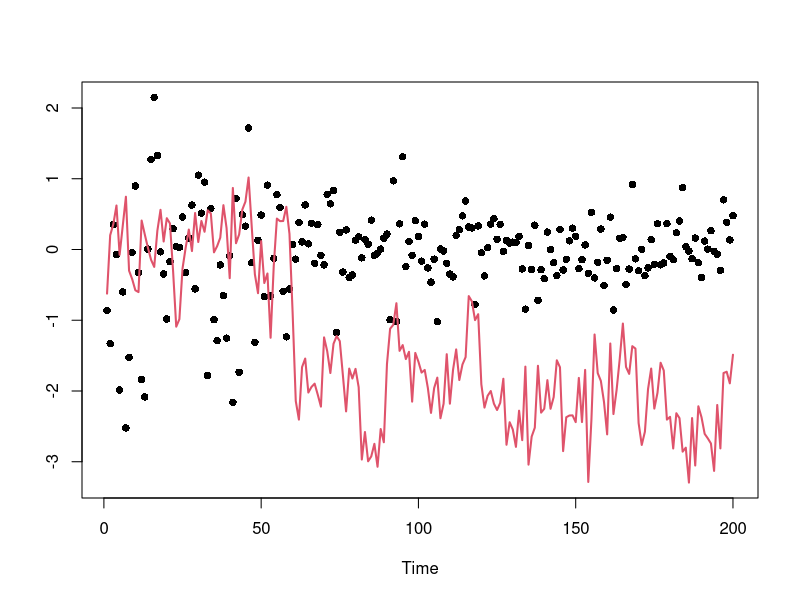
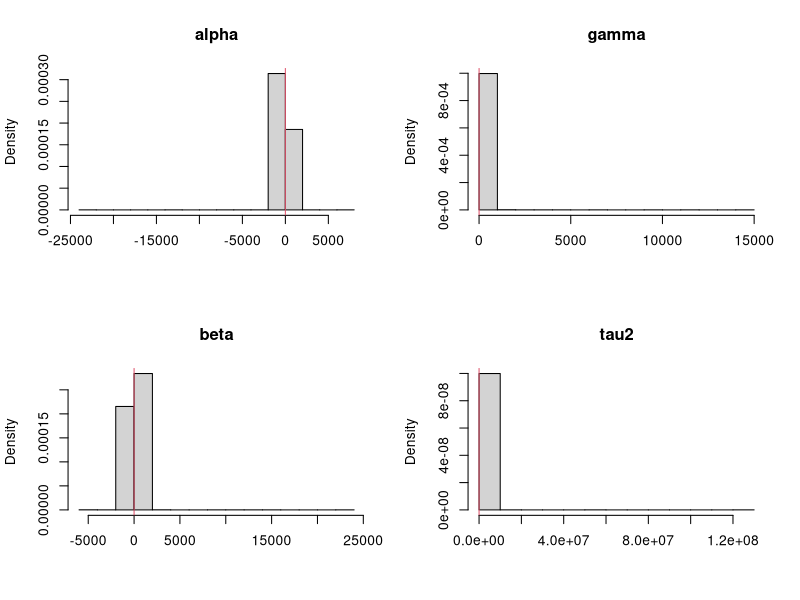
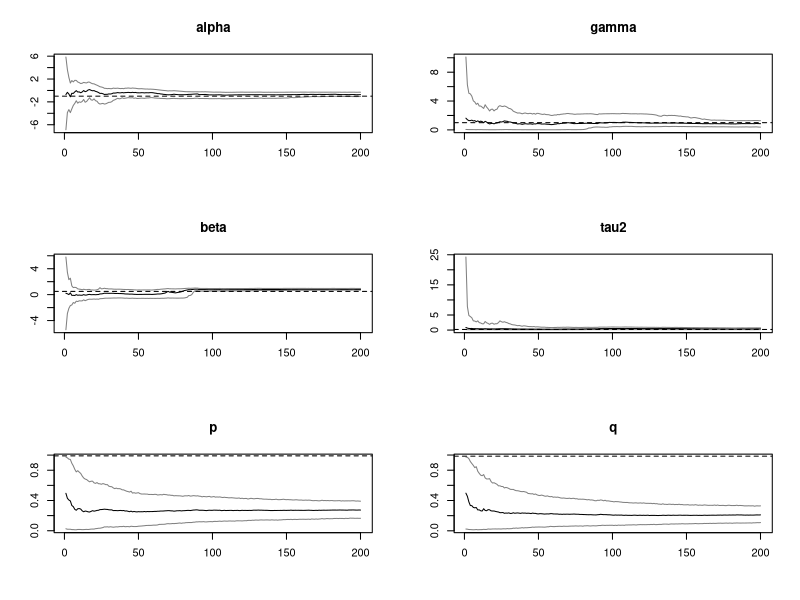
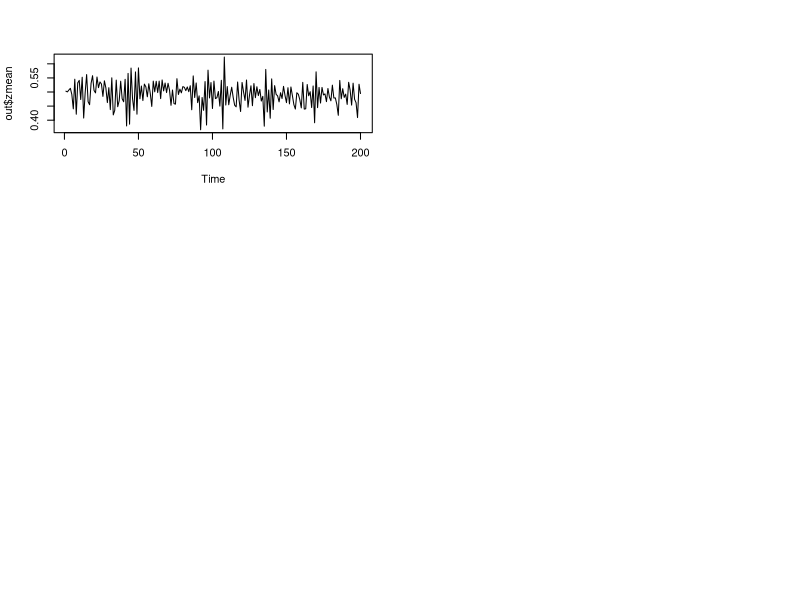
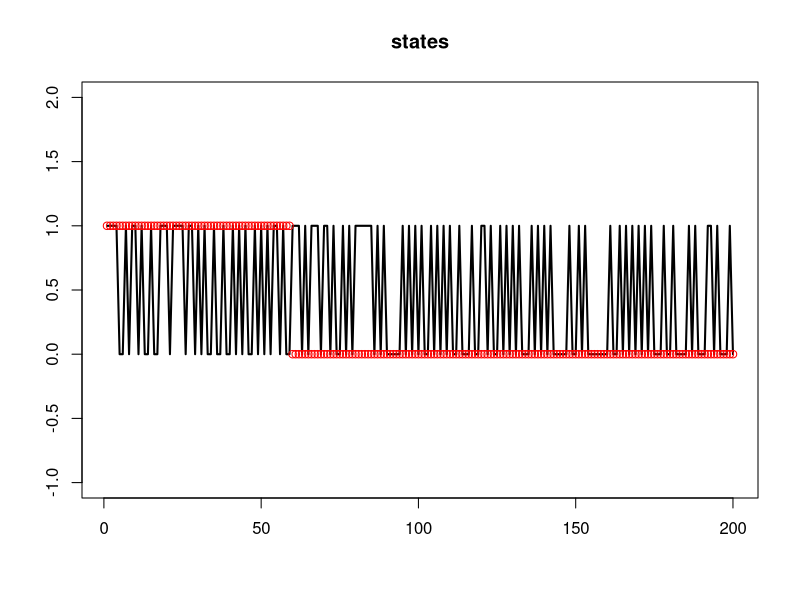

Write R code to recreate these figures, in order.
library(msm)
svm.pl = function(y,alphas,betas,tau2s,ps,qs,xs,zs){#,b0,B0,c0,d0){
  n      = length(y)
  
  N      = length(xs)
  nmix   = 7  
  mu     = matrix(c(-11.40039,-5.24321,-9.83726,1.50746,-0.65098,0.52478,-2.35859),
                  N,nmix,byrow=TRUE)
  sig2   = matrix(c(5.795960,2.613690,5.179500,0.167350,0.640090,0.340230,1.262610),
                  N,nmix,byrow=TRUE)
  q      = matrix(c(0.007300,0.105560,0.000020,0.043950,0.340010,0.245660,0.257500),
                  N,nmix,byrow=TRUE) 
  
  quants = array(0,c(n,8,3))
  z      = log(y^2)
  #   z = y
  s      = matrix(0,N,15)
  zmean=rep(0,n)
  
  s[,1] = 1/B0[1]
  s[,2] = 0
  s[,3] = 0
  s[,4] = 1/B0[2]
  s[,5] = 0
  s[,6] = 1/B0[2]
  s[,7] = s[,1]*b0[1]+s[,2]*b0[2]+s[,3]*b0[3]
  s[,8] = s[,2]*b0[1]+s[,4]*b0[2]+s[,5]*b0[3]
  s[,9] = s[,3]*b0[1]+s[,5]*b0[2]+s[,6]*b0[3]
  s[,10] = c0
  s[,11] = d0
  s[,12] = 0
  s[,13] = 0
  s[,14] = 0
  s[,15] = 0
  blk.A = s[,4]*s[,6] - s[,5]^2
  blk.B = -(s[,2]*s[,6]-s[,3]*s[,5])
  blk.C = s[,2]*s[,5]-s[,3]*s[,5]
  #   blk.D = blk.B
  blk.E = s[,1]*s[,6]-s[,3]^2
  blk.F = -(s[,3]*s[,5]-s[,2]*s[,3])
  #   blk.G = blk.C
  #   blk.H = blk.F
  blk.I  = s[,1]*s[,4]-s[,2]^2
  
  m    = s[,1]*blk.A + s[,2] * blk.B + s[,3] * blk.C
  b1   = (s[,7]*blk.A + s[,8] * blk.B + s[,9] * blk.C)/m
  b2   = (s[,7]*blk.B + s[,8] * blk.E + s[,9] * blk.F)/m
  b3   = (s[,7]*blk.C + s[,8] * blk.F + s[,9] * blk.I)/m
  zs1 = zs
  for (t in 1:n){
    
    zo = zs1
    
#     print(zo)
    zero.index = zo == 0
    one.index = zo == 1
    ll = sum(zero.index)
#     print(zero.index)
#     print(1-ps[zero.index])
#     print(qs[one.index])
    zs[zero.index]     = rbinom(ll,1,1-ps[zero.index])
    zs[one.index]      = rbinom(N-ll,1,qs[one.index])
#     print(zs)
    #print(t)
#     mus1    = matrix(alphas+gammas+betas*xs,N,nmix)
#     mus    = matrix(alphas+betas*xs,N,nmix)
    mus = matrix(alphas+gammas*zs+betas*xs,N,nmix)
#     print(mus)
    #     print(mus[1,])
    #     scan(n=1)
        probs  = q*dnorm(z[t],mus+mu,sqrt(sig2+tau2s))
#     switch1 = qs*zs + (1-zs)*(1-ps)
#     switch0 = 1-switch1 #(1-zs)*ps + zs*(1-qs)
#     left = q*(dnorm(z[t],mus1+mu,sqrt(sig2+tau2s)))
#     right = q*(dnorm(z[t],mus+mu,sqrt(sig2+tau2s)))
#     probs = left*switch1+right*switch0
#     lefts = apply(left,1,sum)
#     rights = apply(right,1,sum)
#     weight = lefts*switch1+rights*switch0
        weight = apply(probs,1,sum)
    
    #     scan(n=1)
    k      = sample(1:N,size=N,replace=TRUE,prob=weight)
    #     print(probs[1,])
    #     scan(n=1)
    
    xs1    = xs[k]
    zs1    = zs[k]
#     print(zs1)
    probs  = probs[k,]
    mus    = mus[k,]
#     mus1   = mus1[k,]
    alphas = alphas[k]
    gammas = gammas[k]
    betas  = betas[k]
    tau2s  = tau2s[k]
    ps = ps[k]
    qs = qs[k]
    so     = s[k,]
    b1o  = b1[k]
    b2o  = b2[k]    
    b3o  = b3[k]
    
    

    
    
#     switch1 = qs*zs1 + (1-zs1)*(1-ps)
#     switch0 = 1-switch1 #(1-zs1)*ps + zs1*(1-qs)
    
    #     zs = zz[t+1,]
#     pp = lefts[k]*switch1/weight[k]
#     qq = rights[k]*switch0/weight[k]
    
    
    #     print(sum(pp<1))
    #     print(sum(qq<1))
    

    
    #     scan(n=1)
    #     print(zs)
    tau2ss = matrix(tau2s,N,nmix)
    vars   = 1/(1/sig2+1/tau2ss)
    sds    = sqrt(vars)
#     mus.temp = matrix(alphas+gammas*zs+betas*xs1,N,nmix)
    means  = vars*((z[t]-mu)/sig2 + mus/tau2ss)
    for (i in 1:N){
      comp  = sample(1:nmix,size=1,prob=probs[i,])
      xs[i] = rnorm(1,means[i,comp],sds[i,comp])
    }
    
    
    
    s[,1]  = so[,1] + 1
    s[,2]  = so[,2] + zs1
    s[,3]  = so[,3] + xs1
    s[,4]  = so[,4] + zs1^2
    s[,5]  = so[,5] + zs1*xs1
    s[,6]  = so[,6] + xs1^2
    s[,7]  = so[,7] + xs
    s[,8]  = so[,8] + xs*zs1
    s[,9]  = so[,9] + xs*xs1
    s[,10]  = so[,10] + 1
    
    zero.index = zo == 0
    one.index = zo == 1
    
    s[zero.index,12] = so[zero.index,12]+zo[zero.index]-zs1[zero.index]+1
    s[zero.index,13] = so[zero.index,13]+zs1[zero.index]
    s[one.index,14] = so[one.index,14]+zo[one.index]-zs1[one.index]
    s[one.index,15] = so[one.index,15]+zs1[one.index]-zo[one.index]+1
#     print(s[,12:15])
    blk.A = s[,4]*s[,6] - s[,5]^2
    blk.B = -(s[,2]*s[,6]-s[,3]*s[,5])
    blk.C = s[,2]*s[,5]-s[,3]*s[,4]
    #   blk.D = blk.B
    blk.E = s[,1]*s[,6]-s[,3]^2
    blk.F = -(s[,1]*s[,5]-s[,2]*s[,3])
    #   blk.G = blk.C
    #   blk.H = blk.F
    blk.I  = s[,1]*s[,4]-s[,2]^2
    
    
    # determinant of Binv matrix
    m    = s[,1]*blk.A + s[,2] * blk.B + s[,3] * blk.C
    
    # b_{t} =  inv(Binv_{t}) x (Binv_{t-1} * b_{t-1})     
    b1   = (s[,7]*blk.A + s[,8] * blk.B + s[,9] * blk.C)/m
    b2   = (s[,7]*blk.B + s[,8] * blk.E + s[,9] * blk.F)/m
    b3   = (s[,7]*blk.C + s[,8] * blk.F + s[,9] * blk.I)/m
    
    s[,11]  = so[,11] + (xs-b1-b2*zs1-b3*xs1)*xs + (b1o-b1)*so[,7]+(b2o-b2)*so[,8]+(b3o-b3)*so[,9]
    
    tau2s  = 1/rgamma(N,s[,10]/2,s[,11]/2)
    std    = sqrt(tau2s/m)
    
    norm   = cbind(rnorm(N,0,std),rnorm(N,0,std),rnorm(N,0,std))
    
    # cholesky decomposition of B, thus inv(Binv)    
    L11 = sqrt(blk.A)
    L21 = blk.B/L11
    L31 = blk.C/L11
    
    L22 = sqrt(blk.E - L21^2)
    L32 = (blk.F-L31*L21)/L22
    
    L33 = sqrt(blk.I - L31^2 - L32^2)
    
    alphas = b1 + L11*norm[,1]
    gammas = b2 + L21*norm[,1]+L22*norm[,2]
    #     gamma.mean = b2[b2>0]
    
    #     gammas = rtnorm(N,mean=b2,lower=0)
    betas  = b3 + L31*norm[,1] + L32 * norm[,2] + L33 * norm[,3]
    
    gamma.mean = b2 - 1/s[,4]*(s[,2]*(alphas-b1)+s[,5]*(betas-b3))
    gammas = rtnorm(N,gamma.mean,sd = sqrt(tau2s/s[,4]),lower=0)
    
    ps = rbeta(N,s[,12]+1,s[,13]+1)
    qs = rbeta(N,s[,15]+1,s[,14]+1)
#     print(ps)
#     print(qs)
#     scan(n=1)
    # Storing quantiles
    quants[t,1,] = quantile(alphas,c(0.025,0.5,0.975))
    quants[t,2,] = quantile(gammas,c(0.025,0.5,0.975))
    quants[t,3,] = quantile(betas,c(0.025,0.5,0.975))  
    quants[t,4,] = quantile(tau2s,c(0.025,0.5,0.975))  
    quants[t,5,] = quantile(ps,c(0.025,0.5,0.975))  
    quants[t,6,] = quantile(qs,c(0.025,0.5,0.975))  
    quants[t,7,] = quantile(zs,c(0.025,0.5,0.975))
    quants[t,8,] = quantile(exp(xs/2),c(0.025,0.5,0.975))
    zmean[t] =  mean(zs)
  }
  return(list(quants=quants,zmean=zmean))
}
PL = function(y,alphas,betas,tau2s,ps,qs,xs,zs){
  n      = length(y)
  N      = length(xs)
  quants = array(0,c(n,7,3))
  
  
  
  #   zz = matrix(zs,n,N)
  s  = matrix(0,N,15)
  # matrix Binv looks like
  # | s1   s2    s3 |
  # | s2   s4    s5 |
  # | s3   s5    s6 |
  
  s[,1] = 1/B0[1]
  s[,2] = 0
  s[,3] = 0
  s[,4] = 1/B0[2]
  s[,5] = 0
  s[,6] = 1/B0[2]
  s[,7] = s[,1]*b0[1]+s[,2]*b0[2]+s[,3]*b0[3]
  s[,8] = s[,2]*b0[1]+s[,4]*b0[2]+s[,5]*b0[3]
  s[,9] = s[,3]*b0[1]+s[,5]*b0[2]+s[,6]*b0[3]
  s[,10] = c0
  s[,11] = d0
  s[,12] = 1
  s[,13] = 1
  s[,14] = 1
  s[,15] = 1
  
  blk.A = s[,4]*s[,6] - s[,5]^2
  blk.B = -(s[,2]*s[,6]-s[,3]*s[,5])
  blk.C = s[,2]*s[,5]-s[,3]*s[,5]
  #   blk.D = blk.B
  blk.E = s[,1]*s[,6]-s[,3]^2
  blk.F = -(s[,3]*s[,5]-s[,2]*s[,3])
  #   blk.G = blk.C
  #   blk.H = blk.F
  blk.I  = s[,1]*s[,4]-s[,2]^2
  
  m    = s[,1]*blk.A + s[,2] * blk.B + s[,3] * blk.C
  b1   = (s[,7]*blk.A + s[,8] * blk.B + s[,9] * blk.C)/m
  b2   = (s[,7]*blk.B + s[,8] * blk.E + s[,9] * blk.F)/m
  b3   = (s[,7]*blk.C + s[,8] * blk.F + s[,9] * blk.I)/m
  
  
  for (t in 1:n){
    #     zs = zz[t,]
    # Resampling
    mus    = alphas+gammas+betas*xs
    stdevs = exp(mus/2)
    stdevs1 = exp((alphas+betas*xs)/2)
    weight = dnorm(y[t],0,stdevs)*(qs+(1-zs)*(1-ps)) + dnorm(y[t],0,stdevs1)*((1-zs)*ps+zs*(1-qs))
    #     weight = dnorm(y[t],0,stdevs)
    k      = sample(1:N,size=N,replace=T,prob=weight)
    alphas = alphas[k]
    betas  = betas[k]
    tau2s  = tau2s[k]
    gammas = gammas[k]
    ps = ps[k]
    qs = qs[k]
    
    mus    = mus[k]
    xs1    = xs[k]
    zs1    = zs[k]
    sig2s = exp(xs1)
    # Propagating
    vars   = 1/(1/sig2s+1/tau2s)
    sds    = sqrt(vars)
    means  =  vars*(mus/tau2s +y[t]/sig2s)
    zero.index = zs1 == 0
    one.index = zs1 == 1
    ll = sum(zero.index)
    #     zs = zz[t+1,]
    zs[zero.index]     = rbinom(ll,1,1-ps[zero.index])
    zs[one.index]      = rbinom(N-ll,1,qs[one.index])
    #     mus    = alphas+gammas*zs+betas*xs1
    xs     = rnorm(N,means,sds)
    xs = alphas+betas*xs + gammas*zs + rnorm(N,0,sqrt(tau2s))
    
    #     print(zs)
    #     print(qs)
    #     print(ps)
    so     = s[k,]
    #     print(s[,12:15])
    #     print(so[,12:15])
    #     print(k)
    #     scan(n=1)
    b1o  = b1[k]
    b2o  = b2[k] 
    b3o  = b3[k]
    # Updating sufficient stats
    s[,1]  = so[,1] + 1
    s[,2]  = so[,2] + zs1
    s[,3]  = so[,3] + xs1
    s[,4]  = so[,4] + zs1^2
    s[,5]  = so[,5] + zs1*xs1
    s[,6]  = so[,6] + xs1^2
    s[,7]  = so[,7] + xs
    s[,8]  = so[,8] + xs*zs1
    s[,9]  = so[,9] + xs*xs1
    s[,10]  = so[,10] + 1
    
    s[zero.index,12] = so[zero.index,12]+zs1[zero.index]-zs[zero.index]+1
    s[zero.index,13] = so[zero.index,13]+zs[zero.index]
    s[one.index,14] = so[one.index,14]+zs1[one.index]-zs[one.index]
    s[one.index,15] = so[one.index,15]+zs[one.index]-zs1[one.index]+1
    #     
    #     print(s[,12:15])
    #     print(zs1)
    #     print(zs)
    #     print(zs1[zero.index]-zs[zero.index]+1)
    #     print(zs[zero.index])
    #     print(zs1[one.index]-zs[one.index])
    #     print(zs[one.index]-zs1[one.index]+1)
    #     scan(n=1)
    blk.A = s[,4]*s[,6] - s[,5]^2
    blk.B = -(s[,2]*s[,6]-s[,3]*s[,5])
    blk.C = s[,2]*s[,5]-s[,3]*s[,4]
    #   blk.D = blk.B
    blk.E = s[,1]*s[,6]-s[,3]^2
    blk.F = -(s[,1]*s[,5]-s[,2]*s[,3])
    #   blk.G = blk.C
    #   blk.H = blk.F
    blk.I  = s[,1]*s[,4]-s[,2]^2
    
    
    #     ti = scan(n=1)
    #     print(s[ti,])
    
    
    # determinant of Binv matrix
    m    = s[,1]*blk.A + s[,2] * blk.B + s[,3] * blk.C
    
    #     AA = matrix(c(s[ti,1],s[ti,2],s[ti,3],s[ti,2],s[ti,4],s[ti,5],s[ti,3],s[ti,5],s[ti,6]),3,3)
    #     
    #     print(solve(AA))
    #     print(AA)
    #     print(matrix(c(blk.A[ti],blk.B[ti],blk.C[ti], blk.B[ti],blk.E[ti], blk.F[ti], blk.C[ti], blk.F[ti], blk.I[ti]),3,3)/m[ti])
    #      print(c(blk.A[1]/m[1],blk.B[1]/m[1],blk.C[1]/m[1]))
    #      print(solve(AA))
    # b_{t} =  inv(Binv_{t}) x (Binv_{t-1} * b_{t-1})     
    b1   = (s[,7]*blk.A + s[,8] * blk.B + s[,9] * blk.C)/m
    b2   = (s[,7]*blk.B + s[,8] * blk.E + s[,9] * blk.F)/m
    b3   = (s[,7]*blk.C + s[,8] * blk.F + s[,9] * blk.I)/m
    #
    
    #     print('b2')
    #     print((s[,7]*blk.B)[ti])
    # print((blk.F)[ti])
    # print((s[,9])[ti])
    #     print(m[ti])
    #     print(b2[ti])
    #     F.new = rbind(1,zs1[ti],xs1[ti])
    #     C.old = diag(B0,3)
    #     Q = 1
    # #     print(zs1[ti])
    #     D1 = t(F.new) %*% C.old%*% F.new + Q 
    #       
    #       
    #       #       C0 = diag(B0,2)
    #       #       print( C0 %*%F.new[,j]  %*% solve(D1) %*% (xs[1]-t(F.new[,j])%*%b0))
    #       CF = C.old %*% F.new
    # #       
    #       D.new = t(F.new)  %*% CF +Q
    #       D.inv = solve(D.new)
    # #       print(D.inv)
    #     
    #       m.old = b0
    # #       print(D.new)
    # #       print(CF %*% D.inv %*% (xs[j]-t(F.new[,j]) %*% m.old[j,]))
    # #       m.old = m.old + CF %*% D.inv %*% (xs[1]-t(F.new) %*% m.old)
    # #     print(D.inv %*% (xs[3]-t(F.new) %*% m.old))
    #     
    #       C.old = C.old - CF %*% D.inv  %*% t(F.new) %*% C.old
    #       d0 = d0 + t(xs[ti]-t(F.new)%*% m.old)%*% D.inv %*% (xs[ti]-t(F.new) %*% m.old)
    #     m.old = m.old + CF %*% D.inv %*% (xs[ti]-t(F.new) %*% m.old)
    #     print(d0)
    #     print(C.old)
    #     print(chol(C.old))
    #     print(m.old)
    #     print(c(b1[ti],b2[ti],b3[ti]))
    #     print(F.new)
    #     print(m.old)
    #     print(c(b1o[3],b2o[3],b3o[3]))
    #     print(c(zs1[3],xs1[3]))
    #     print(((xs-b1-b2*zs1-b3*xs1)*xs+(b1o-b1)*so[,7]+(b2o-b2)*so[,8]+(b3o-b3)*so[,9])[3])
    #       print(m.old)
    #     print(c(b1[1],b2[1],b3[1]))
    #     scan(n=1)
    #     
    #print(xs)
    s[,11]  = so[,11] + (xs-b1-b2*zs1-b3*xs1)*xs + (b1o-b1)*so[,7]+(b2o-b2)*so[,8]+(b3o-b3)*so[,9]
    #     print(s[ti,11])
    tau2s  = 1/rgamma(N,s[,10]/2,s[,11]/2)
    std    = sqrt(tau2s/m)
    
    norm   = cbind(rnorm(N,0,std),rnorm(N,0,std),rnorm(N,0,std))
    
    # cholesky decomposition of B, thus inv(Binv)
    
    L11 = sqrt(blk.A)
    #     print(L11[ti])
    L21 = blk.B/L11
    #     print(L21[ti])
    L31 = blk.C/L11
    #     print(L31[ti])
    
    L22 = sqrt(blk.E - L21^2)
    #     print(L22[ti])
    L32 = (blk.F-L31*L21)/L22
    #     print(L32[ti])
    L33 = sqrt(blk.I - L31^2 - L32^2)
    #     print(L33[ti]))
    
    alphas = b1 + L11*norm[,1]
    gammas = b2 + L21*norm[,1]+L22*norm[,2]
    #     gamma.mean = b2[b2>0]
    
    #     gammas = rtnorm(N,mean=b2,lower=0)
    betas  = b3 + L31*norm[,1] + L32 * norm[,2] + L33 * norm[,3]
    
    #     gamma.mean = b2 - 1/s[,4]*(s[,2]*(alphas-b1)+s[,5]*(betas-b3))
    #     gammas = rtnorm(N,gamma.mean,sd = sqrt(tau2s/s[,4]),lower=0)
    
    ps = rbeta(N,s[,12]+1,s[,13]+1)
    qs = rbeta(N,s[,15]+1,s[,14]+1)
    # Storing quantiles
    quants[t,1,] = quantile(alphas,c(0.025,0.5,0.975))
    quants[t,2,] = quantile(gammas,c(0.025,0.5,0.975))
    quants[t,3,] = quantile(betas,c(0.025,0.5,0.975))  
    quants[t,4,] = quantile(tau2s,c(0.025,0.5,0.975))  
    quants[t,5,] = quantile(ps,c(0.025,0.5,0.975))  
    quants[t,6,] = quantile(qs,c(0.025,0.5,0.975))  
    quants[t,7,] = quantile(zs,c(0.025,0.5,0.975))
    
  }
  
  return(quants)
}

# Simulated data
# set.seed(98765)
n     =  200
alpha =  -1
gamma = 1
beta  =  0.5
tau2  =  .2
#sig2  =  1.0
tau   = sqrt(tau2)
p0 = .99
q0 = .985

x     = rep(alpha/(1-beta),n+1)
S = rep(0,n+1)
S[1] = rbinom(1,1,p0/(1-q0)/100)
true  = c(alpha,gamma,beta,tau2,p0,q0)
names = c("alpha","gamma","beta","tau2","p","q")

# S = c(1,1,1,1,1,0,0,0,0,0,0)
for (t in 2:(n+1))
{
  if (S[t-1] == 0)
    S[t] = rbinom(1,1,1-p0)
  if (S[t-1] == 1)
    S[t] = rbinom(1,1,q0)
  
  x[t] = alpha+gamma*S[t]+beta*x[t-1]+tau*rnorm(1)}
x = x[2:(n+1)]
y = rnorm(n,0,exp(x/2))
print(S)
par(mfrow=c(1,1))
plot(y,ylim=range(x,y),xlab="Time",ylab="",main="",pch=16)
lines(x,col=2,lwd=2)

# data = read.csv('OILPRICE.csv')
# prices = data[,2]
# n = length(prices)
# returns = diff(prices)/prices[1:(n-1)]
# logreturns = log(prices[2:n]/prices[1:(n-1)])[300:(n-1)]
# n = length(logreturns)
# y = returns[300:n]+rnorm(n-299,0,.00001)
# Prior hyperparameters
# ---------------------
m0    = 0.0


C0 = 10
c0    = 1
d0    = 1
tau20 = tau2
b0    = c(alpha,gamma,beta)
B0    = c(1,1,1)/tau20
sC0   = sqrt(C0)
sB0   = sqrt(B0)

# ONE LONG PL FILTER
# ------------------
# set.seed(246521)
N      = 10000
xs     = rnorm(N,m0,sC0)
zs = rbinom(N,1,.5)
tau2s  = 1/rgamma(N,c0/2,d0/2)
taus   = sqrt(tau2s)
alphas = rnorm(N,b0[1],taus*sB0[1])
gammas = rtnorm(N,b0[2],taus*sB0[2],lower=0)
betas  = rnorm(N,b0[3],taus*sB0[3])
ps  = rbeta(N,1,1)
qs = rbeta(N,1,1)
pars   = cbind(alphas,gammas,betas,tau2s,ps,qs)
par(mfrow=c(2,2))
for (i in 1:4){
  hist(pars[,i],prob=TRUE,xlab="",main=names[i])
  abline(v=true[i],col=2)
}
print(date())
# plm    = PL(y,alphas,betas,tau2s,ps,qs,xs,zs)
out   = svm.pl(y,alphas,betas,tau2s,ps,qs,xs,zs)
plm = out$quants

print(date())
cols = c(grey(0.5),1,grey(0.5))
ind  = 1:length(y)
n1   = length(ind)
par(mfrow=c(3,2))
for (i in 1:6){
  ts.plot(plm[ind,i,],xlab="",ylab="",main=names[i],col=cols,ylim=range(plm[ind,i,]))
  abline(h=true[i],lty=2)
}


# par(mfrow=c(1,1))
# ts.plot(cbind(2*plm[,8,2],-2*plm[,8,2]))
# lines(returns*100,col='red')

ts.plot(out$zmean)
par(mfrow=c(1,1))
ts.plot(plm[,7,2],xlab="",ylab="",main="states",col=1,ylim=c(-1,2),lwd=2)
points(S[2:(n+1)],col='red',ylim=c(-1,2),lwd=1)


# Particle filters
# ----------------
# set.seed(246521)
# N    = 1000
# nsim = 100
# a    = 0.95
# qs   = array(0,c(nsim,n,4,3))
# for (s in 1:nsim){
#   print(s)
#   xs         = rnorm(N,m0,sC0)
#   tau2s      = 1/rgamma(N,c0/2,d0/2)
#   taus       = sqrt(tau2s)
#   alphas     = rnorm(N,b0[1],taus*sB0[1])
#   betas      = rnorm(N,b0[2],taus*sB0[2])
# #   qs[1,s,,,] = LW(y,alphas,betas,tau2s,sig2s,xs,a)
# #   qs[2,s,,,] = Storvik(y,alphas,betas,tau2s,sig2s,xs)
#   qs[s,,,] = PL(y,alphas,betas,tau2s,xs) 
# }
# 
# 
# 
# cols = c(grey(0.5),1,grey(0.5))
# ind  = 10:n
# n1   = length(ind)
# par(mfrow=c(2,2))
# for (i in 1:4){
#   ts.plot(qs[50,,i,],xlab="",ylab="",main=names[i],col=cols,ylim=range(plm[ind,i,]))
#   abline(h=true[i],lty=2)
# }
# 
# 
# # Mean square error
# quants = c("2.5th","50th","97.5th")
# filter = "PL"
# mse    = array(0,c(n1,4,3))
#   for (k in 1:3) 
#     for (i in 1:nsim) 
#       mse[,k,]=mse[,k,]+(qs[i,ind,k,]-plm[ind,k,])^2
# sq.mse = sqrt(mse/nsim)  
# 
# 
# cols = c(grey(0.75),grey(0.5),grey(0.75))
# #cols = c(3,2,5)
# par(mfrow=c(3,1))
# for (k in 1:3){
#   L = min(qs[,ind,k,])
#   U = max(qs[,ind,k,])
# 
#     plot(qs[1,,k,1],ylab=names[k],xlab="Time",main=filter,ylim=c(L,U),type="l",col=cols[1])
#     for (i in c(1,3,2)) for (j in 1:nsim) lines(qs[j,,k,i],col=cols[i])
#     for (i in c(1,3,2)) lines(plm[,k,i],lwd=1,col=1)  
#   
# }  
# 
# 
# 
# cols = c(grey(0.3),gray(0.5),grey(0.7))
# U    = c(0.275,0.175,0.45,1.25)
# par(mfrow=c(2,2))
# for (i in 1:3){
#   boxplot(sq.mse[1,,i,1],sq.mse[2,,i,1],sq.mse[3,,i,1],
#           sq.mse[1,,i,2],sq.mse[2,,i,2],sq.mse[3,,i,2],
#           sq.mse[1,,i,3],sq.mse[2,,i,3],sq.mse[3,,i,3],
#           outline=FALSE,ylab="Root MSE",xlab="Percentile",axes=FALSE,col=cols,ylim=c(0,U[i]))
#   axis(2);axis(1,at=c(2,5,8),lab=quants);box()
#   abline(v=3.5)
#   abline(v=6.5)
#   title(names[i])
# }
# #legend(0.5,1.2,legend=filters,col=cols,cex=1.25,lwd=c(4,4,4),lty=c(1,1,1),bty="n")
# 
# 





################ ETC
# 
# for (j in 1:N){
#   D1 = F.new[,j] %*% C.old[j,,]%*% F.new[,j] + Q 
#   
#   print(D1)
#   #       C0 = diag(B0,2)
#   #       print( C0 %*%F.new[,j]  %*% solve(D1) %*% (xs[1]-t(F.new[,j])%*%b0))
#   CF = C.old[j,,] %*% F.new[,j]
#   
#   D.new = t(F.new[,j])  %*% CF +Q
#   D.inv = solve(D.new)
#   print(D.new)
#   print(CF %*% D.inv %*% (xs[j]-t(F.new[,j]) %*% m.old[j,]))
#   m.old[j,] = m.old[j,] + CF %*% D.inv %*% (xs[j]-t(F.new[,j]) %*% m.old[j,])
#   C.old[j,,] = C.old[j,,] - CF %*% D.inv  %*% t(F.new[,j]) %*% C.old[j,,]
#   print(m.old[1,])
#   print(b1[1])
#   print(b2[1])
#   scan(n=1)
# }
